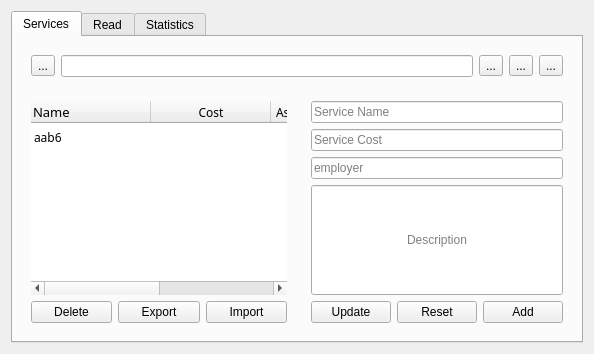
          <widget class="QWidget" name="service_page">
           <property name="sizePolicy">
            <sizepolicy hsizetype="Expanding" vsizetype="Expanding">
             <horstretch>0</horstretch>
             <verstretch>0</verstretch>
            </sizepolicy>
           </property>
           <layout class="QGridLayout" name="gridLayout">
            <item row="0" column="0">
             <widget class="QTabWidget" name="tabWidget_2">
              <property name="currentIndex">
               <number>0</number>
              </property>
              <widget class="QWidget" name="tab_3">
               <attribute name="title">
                <string>Services</string>
               </attribute>
               <layout class="QGridLayout" name="gridLayout_8">
                <item row="1" column="0">
                 <widget class="QWidget" name="list_emp_2" native="true">
                  <property name="sizePolicy">
                   <sizepolicy hsizetype="Expanding" vsizetype="Expanding">
                    <horstretch>0</horstretch>
                    <verstretch>0</verstretch>
                   </sizepolicy>
                  </property>
                  <layout class="QGridLayout" name="grid6_2">
                   <item row="1" column="2">
                    <widget class="QPushButton" name="import_emp_2">
                     <property name="sizePolicy">
                      <sizepolicy hsizetype="Expanding" vsizetype="Fixed">
                       <horstretch>0</horstretch>
                       <verstretch>0</verstretch>
                      </sizepolicy>
                     </property>
                     <property name="text">
                      <string>Import</string>
                     </property>
                    </widget>
                   </item>
                   <item row="1" column="1">
                    <widget class="QPushButton" name="export_emp_2">
                     <property name="sizePolicy">
                      <sizepolicy hsizetype="Expanding" vsizetype="Fixed">
                       <horstretch>0</horstretch>
                       <verstretch>0</verstretch>
                      </sizepolicy>
                     </property>
                     <property name="text">
                      <string>Export</string>
                     </property>
                    </widget>
                   </item>
                   <item row="1" column="0">
                    <widget class="QPushButton" name="delete_emp_2">
                     <property name="sizePolicy">
                      <sizepolicy hsizetype="Expanding" vsizetype="Fixed">
                       <horstretch>0</horstretch>
                       <verstretch>0</verstretch>
                      </sizepolicy>
                     </property>
                     <property name="text">
                      <string>Delete</string>
                     </property>
                    </widget>
                   </item>
                   <item row="0" column="0" colspan="3">
                    <widget class="QTableWidget" name="table_emp_2">
                     <property name="font">
                      <font>
                       <family>黑体</family>
                      </font>
                     </property>
                     <property name="focusPolicy">
                      <enum>Qt::FocusPolicy::NoFocus</enum>
                     </property>
                     <property name="styleSheet">
                      <string notr="true"/>
                     </property>
                     <property name="frameShape">
                      <enum>QFrame::Shape::NoFrame</enum>
                     </property>
                     <property name="editTriggers">
                      <set>QAbstractItemView::EditTrigger::AllEditTriggers</set>
                     </property>
                     <property name="selectionMode">
                      <enum>QAbstractItemView::SelectionMode::ExtendedSelection</enum>
                     </property>
                     <property name="selectionBehavior">
                      <enum>QAbstractItemView::SelectionBehavior::SelectRows</enum>
                     </property>
                     <property name="showGrid">
                      <bool>false</bool>
                     </property>
                     <property name="gridStyle">
                      <enum>Qt::PenStyle::NoPen</enum>
                     </property>
                     <property name="sortingEnabled">
                      <bool>true</bool>
                     </property>
                     <property name="wordWrap">
                      <bool>true</bool>
                     </property>
                     <property name="cornerButtonEnabled">
                      <bool>false</bool>
                     </property>
                     <property name="rowCount">
                      <number>3</number>
                     </property>
                     <attribute name="horizontalHeaderCascadingSectionResizes">
                      <bool>false</bool>
                     </attribute>
                     <attribute name="horizontalHeaderMinimumSectionSize">
                      <number>50</number>
                     </attribute>
                     <attribute name="horizontalHeaderDefaultSectionSize">
                      <number>120</number>
                     </attribute>
                     <attribute name="horizontalHeaderStretchLastSection">
                      <bool>true</bool>
                     </attribute>
                     <attribute name="verticalHeaderVisible">
                      <bool>false</bool>
                     </attribute>
                     <attribute name="verticalHeaderCascadingSectionResizes">
                      <bool>false</bool>
                     </attribute>
                     <attribute name="verticalHeaderDefaultSectionSize">
                      <number>28</number>
                     </attribute>
                     <attribute name="verticalHeaderHighlightSections">
                      <bool>false</bool>
                     </attribute>
                     <attribute name="verticalHeaderShowSortIndicator" stdset="0">
                      <bool>true</bool>
                     </attribute>
                     <attribute name="verticalHeaderStretchLastSection">
                      <bool>false</bool>
                     </attribute>
                     <row>
                      <property name="text">
                       <string>absence 1</string>
                      </property>
                     </row>
                     <row>
                      <property name="text">
                       <string>absence 2</string>
                      </property>
                     </row>
                     <row/>
                     <column>
                      <property name="text">
                       <string>Name</string>
                      </property>
                      <property name="font">
                       <font>
                        <family>黑体</family>
                        <pointsize>10</pointsize>
                       </font>
                      </property>
                      <property name="textAlignment">
                       <set>AlignLeading|AlignVCenter</set>
                      </property>
                     </column>
                     <column>
                      <property name="text">
                       <string>Cost</string>
                      </property>
                     </column>
                     <column>
                      <property name="text">
                       <string>Assigned_empolyer</string>
                      </property>
                     </column>
                     <column>
                      <property name="text">
                       <string>Description</string>
                      </property>
                     </column>
                     <item row="0" column="0">
                      <property name="text">
                       <string>aab6</string>
                      </property>
                     </item>
                    </widget>
                   </item>
                  </layout>
                 </widget>
                </item>
                <item row="1" column="1">
                 <widget class="QWidget" name="emp_form_2" native="true">
                  <property name="sizePolicy">
                   <sizepolicy hsizetype="Expanding" vsizetype="Expanding">
                    <horstretch>0</horstretch>
                    <verstretch>0</verstretch>
                   </sizepolicy>
                  </property>
                  <layout class="QGridLayout" name="gridLayout_25">
                   <item row="0" column="0" colspan="3">
                    <widget class="QLineEdit" name="nom_2">
                     <property name="sizePolicy">
                      <sizepolicy hsizetype="Expanding" vsizetype="Fixed">
                       <horstretch>0</horstretch>
                       <verstretch>0</verstretch>
                      </sizepolicy>
                     </property>
                     <property name="minimumSize">
                      <size>
                       <width>0</width>
                       <height>0</height>
                      </size>
                     </property>
                     <property name="text">
                      <string/>
                     </property>
                     <property name="placeholderText">
                      <string>Service Name</string>
                     </property>
                    </widget>
                   </item>
                   <item row="1" column="0" colspan="3">
                    <widget class="QLineEdit" name="prenom_2">
                     <property name="sizePolicy">
                      <sizepolicy hsizetype="Expanding" vsizetype="Fixed">
                       <horstretch>0</horstretch>
                       <verstretch>0</verstretch>
                      </sizepolicy>
                     </property>
                     <property name="minimumSize">
                      <size>
                       <width>0</width>
                       <height>0</height>
                      </size>
                     </property>
                     <property name="text">
                      <string/>
                     </property>
                     <property name="placeholderText">
                      <string>Service Cost</string>
                     </property>
                    </widget>
                   </item>
                   <item row="2" column="0" colspan="3">
                    <widget class="QLineEdit" name="role_2">
                     <property name="sizePolicy">
                      <sizepolicy hsizetype="Expanding" vsizetype="Fixed">
                       <horstretch>0</horstretch>
                       <verstretch>0</verstretch>
                      </sizepolicy>
                     </property>
                     <property name="minimumSize">
                      <size>
                       <width>0</width>
                       <height>0</height>
                      </size>
                     </property>
                     <property name="text">
                      <string/>
                     </property>
                     <property name="placeholderText">
                      <string>employer</string>
                     </property>
                    </widget>
                   </item>
                   <item row="3" column="0" colspan="3">
                    <widget class="QLineEdit" name="city_2">
                     <property name="sizePolicy">
                      <sizepolicy hsizetype="Expanding" vsizetype="Expanding">
                       <horstretch>0</horstretch>
                       <verstretch>0</verstretch>
                      </sizepolicy>
                     </property>
                     <property name="minimumSize">
                      <size>
                       <width>0</width>
                       <height>0</height>
                      </size>
                     </property>
                     <property name="text">
                      <string/>
                     </property>
                     <property name="alignment">
                      <set>Qt::AlignmentFlag::AlignCenter</set>
                     </property>
                     <property name="placeholderText">
                      <string>Description</string>
                     </property>
                    </widget>
                   </item>
                   <item row="4" column="0">
                    <widget class="QPushButton" name="update_emp_2">
                     <property name="sizePolicy">
                      <sizepolicy hsizetype="Expanding" vsizetype="Fixed">
                       <horstretch>0</horstretch>
                       <verstretch>0</verstretch>
                      </sizepolicy>
                     </property>
                     <property name="text">
                      <string>Update</string>
                     </property>
                    </widget>
                   </item>
                   <item row="4" column="1">
                    <widget class="QPushButton" name="reset_emp_2">
                     <property name="sizePolicy">
                      <sizepolicy hsizetype="Expanding" vsizetype="Fixed">
                       <horstretch>0</horstretch>
                       <verstretch>0</verstretch>
                      </sizepolicy>
                     </property>
                     <property name="text">
                      <string>Reset</string>
                     </property>
                    </widget>
                   </item>
                   <item row="4" column="2">
                    <widget class="QPushButton" name="add_emp_2">
                     <property name="sizePolicy">
                      <sizepolicy hsizetype="Expanding" vsizetype="Fixed">
                       <horstretch>0</horstretch>
                       <verstretch>0</verstretch>
                      </sizepolicy>
                     </property>
                     <property name="text">
                      <string>Add</string>
                     </property>
                    </widget>
                   </item>
                  </layout>
                 </widget>
                </item>
                <item row="0" column="0" colspan="2">
                 <widget class="QWidget" name="searchform_emp_2" native="true">
                  <property name="sizePolicy">
                   <sizepolicy hsizetype="Expanding" vsizetype="Fixed">
                    <horstretch>0</horstretch>
                    <verstretch>0</verstretch>
                   </sizepolicy>
                  </property>
                  <layout class="QHBoxLayout" name="grid5_2">
                   <item>
                    <widget class="QToolButton" name="resetfilter_emp_2">
                     <property name="sizePolicy">
                      <sizepolicy hsizetype="Fixed" vsizetype="Fixed">
                       <horstretch>0</horstretch>
                       <verstretch>0</verstretch>
                      </sizepolicy>
                     </property>
                     <property name="text">
                      <string>...</string>
                     </property>
                     <property name="icon">
                      <iconset theme="QIcon::ThemeIcon::SyncSynchronizing"/>
                     </property>
                    </widget>
                   </item>
                   <item>
                    <widget class="QLineEdit" name="searchbox_emp_2"/>
                   </item>
                   <item>
                    <widget class="QToolButton" name="emp_search_btn_2">
                     <property name="text">
                      <string>...</string>
                     </property>
                     <property name="icon">
                      <iconset theme="QIcon::ThemeIcon::EditFind"/>
                     </property>
                    </widget>
                   </item>
                   <item>
                    <widget class="QToolButton" name="micro_emp_2">
                     <property name="text">
                      <string>...</string>
                     </property>
                     <property name="icon">
                      <iconset theme="QIcon::ThemeIcon::AudioInputMicrophone"/>
                     </property>
                    </widget>
                   </item>
                   <item>
                    <widget class="QToolButton" name="camera_emp_2">
                     <property name="text">
                      <string>...</string>
                     </property>
                     <property name="icon">
                      <iconset theme="QIcon::ThemeIcon::AddressBookNew"/>
                     </property>
                    </widget>
                   </item>
                  </layout>
                 </widget>
                </item>
               </layout>
              </widget>
              <widget class="QWidget" name="tab">
               <attribute name="title">
                <string>Read</string>
               </attribute>
               <layout class="QGridLayout" name="gridLayout_9">
                <item row="0" column="0">
                 <widget class="QTableWidget" name="tableWidget"/>
                </item>
                <item row="0" column="1">
                 <widget class="QComboBox" name="comboBox">
                  <item>
                   <property name="text">
                    <string>Avaibility</string>
                   </property>
                  </item>
                 </widget>
                </item>
               </layout>
              </widget>
              <widget class="QWidget" name="tab_4">
               <attribute name="title">
                <string>Statistics</string>
               </attribute>
              </widget>
             </widget>
            </item>
           </layout>
          </widget>
